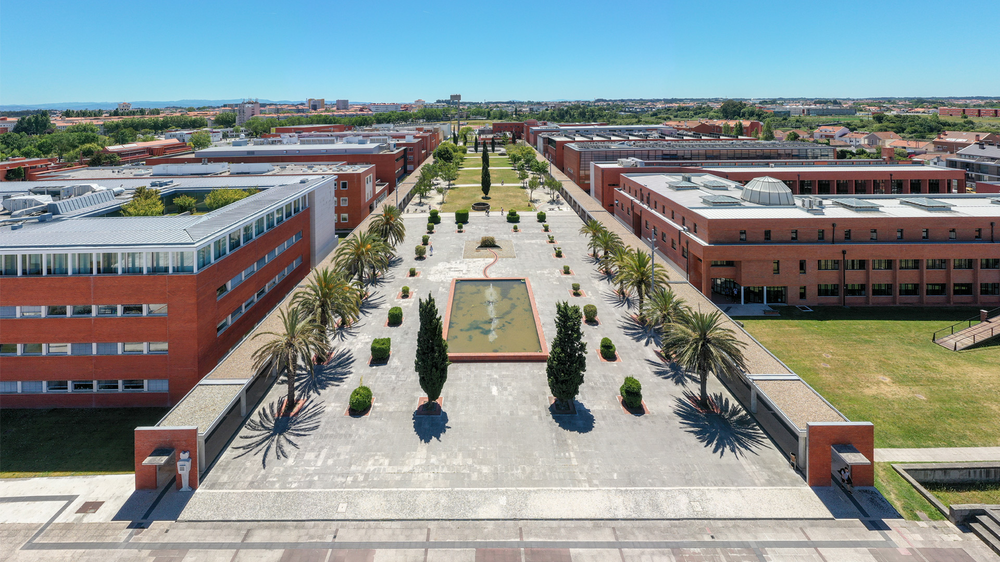
#> input picture Aula1/Ex1/UA.jpg.png, 1000 x 562 px, shrunk from 1920 x 1080 before the run, found by its file name
$ python main.py
#> lines starting #> are read from the running program, lines starting #| are printed output that depends on the picture
#!/usr/bin/env python3

# OpenCV Tutorial - Performance Measurement and Improvement Techniques

import numpy as np
import cv2 as cv

def main():
    # check if optimization is enabled
    print(cv.useOptimized())

    # Disable it
    cv.setUseOptimized(False)
    print(cv.useOptimized())

    # Measuring Performance with OpenCV
    img1 = cv.imread('/home/guilherme/SAVI/Aula1/Ex1/UA.jpg.png')
#> img1 is the input picture: shape (562, 1000, 3); mean B, G, R 143.6, 145, 136.5

    e1 = cv.getTickCount()

    # your code execution
    for i in range(5,49,2):
        img1 = cv.medianBlur(img1,i)
#> this loop made 22 passes
#> pass 1, in main, `img1 = cv.medianBlur(img1,i)`:
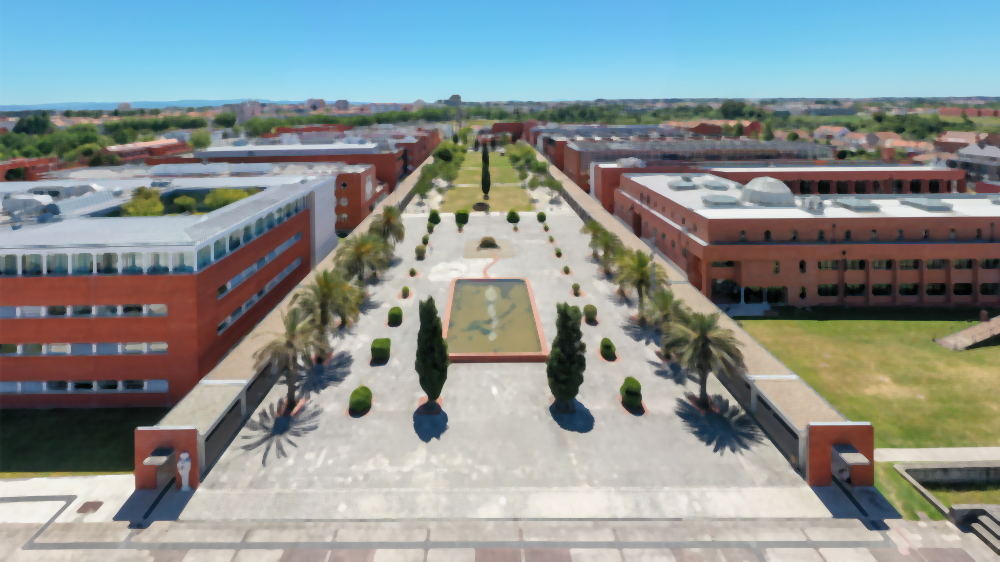
#> img1: shape (562, 1000, 3); mean B, G, R 143.4, 145, 136.8
#> pass 3, in main, `img1 = cv.medianBlur(img1,i)`:
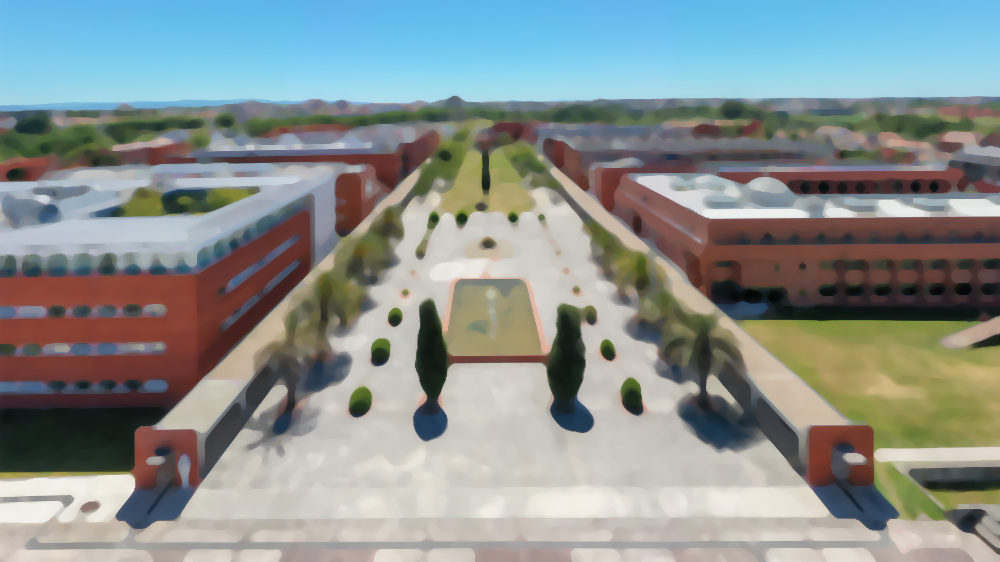
#> img1: shape (562, 1000, 3); mean B, G, R 143.2, 145, 137.2
#> after the loop:
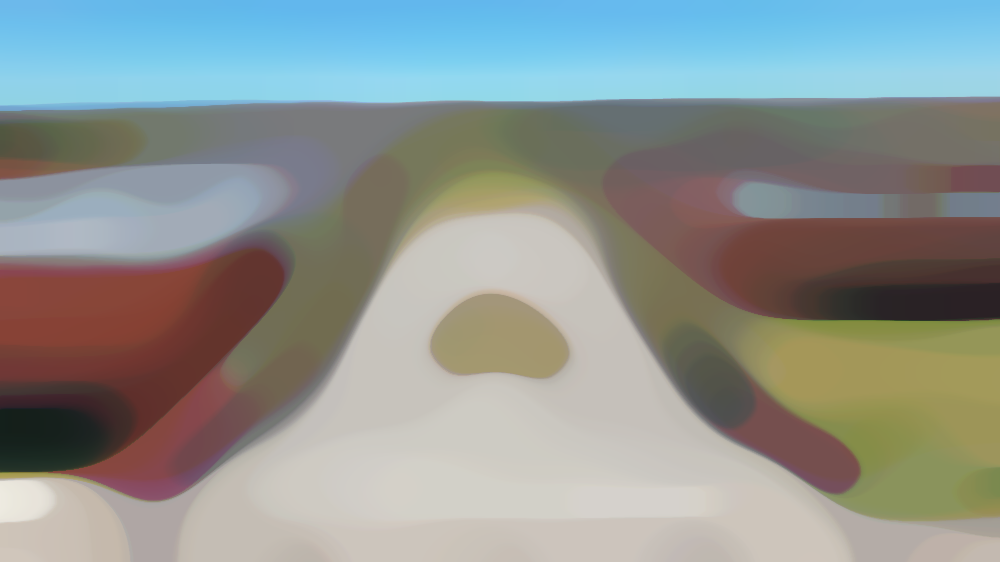
#> img1: shape (562, 1000, 3); mean B, G, R 144.1, 147.7, 142.1

    e2 = cv.getTickCount()

    time = (e2 - e1)/ cv.getTickFrequency()
    print(time)

if __name__ == "__main__":
     main()
